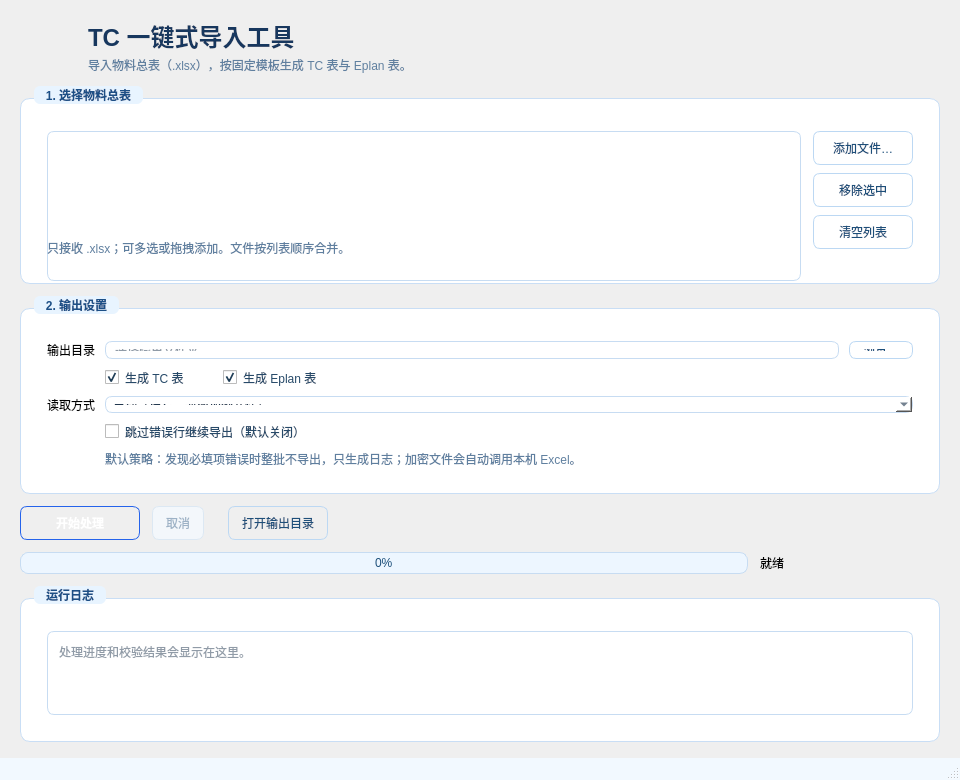
<?xml version="1.0" encoding="UTF-8"?>
<ui version="4.0">
 <class>MainWindow</class>
 <widget class="QMainWindow" name="MainWindow">
  <property name="geometry">
   <rect>
    <x>0</x>
    <y>0</y>
    <width>960</width>
    <height>780</height>
   </rect>
  </property>
  <property name="minimumSize">
   <size>
    <width>800</width>
    <height>620</height>
   </size>
  </property>
  <property name="windowTitle">
   <string>TC 一键式导入工具</string>
  </property>
  <property name="windowIcon">
   <iconset resource="app.qrc">
    <normaloff>:/icons/transIcon.png</normaloff>
    <normalon>:/icons/transIcon.png</normalon>
    <disabledoff>:/icons/transIcon.png</disabledoff>
    <disabledon>:/icons/transIcon.png</disabledon>
    <activeoff>:/icons/transIcon.png</activeoff>
    <activeon>:/icons/transIcon.png</activeon>
    <selectedoff>:/icons/transIcon.png</selectedoff>
    <selectedon>:/icons/transIcon.png</selectedon>:/icons/transIcon.png</iconset>
  </property>
  <property name="styleSheet">
   <string notr="true">QMainWindow {
    background: qlineargradient(x1:0, y1:0, x2:1, y2:1,
        stop:0 #ffffff,
        stop:0.42 #f7fbff,
        stop:1 #d3e7fc);
}
QWidget#centralwidget { background: transparent; }
QGroupBox {
    font-weight: 600;
    border: 1px solid #c9def5;
    border-radius: 10px;
    margin-top: 12px;
    padding: 16px 14px 14px 14px;
    background: #ffffff;
}
QGroupBox::title {
    subcontrol-origin: margin;
    left: 14px;
    padding: 2px 10px;
    color: #1c4f86;
    background-color: #e8f4ff;
    border-radius: 6px;
}
QLineEdit, QListWidget, QPlainTextEdit, QComboBox {
    border: 1px solid #c7dcf2;
    border-radius: 7px;
    padding: 7px;
    background: #ffffff;
    color: #22384f;
    selection-background-color: #cfe6ff;
    selection-color: #17375e;
}
QLineEdit:focus, QListWidget:focus, QPlainTextEdit:focus, QComboBox:focus {
    border: 1px solid #6aa9e8;
}
QComboBox {
    padding-right: 26px;
}
QComboBox QAbstractItemView {
    background: #ffffff;
    border: 1px solid #c7dcf2;
    selection-background-color: #d8ecff;
    selection-color: #17375e;
    outline: none;
}
QPushButton {
    border: 1px solid #bcd8f3;
    border-radius: 7px;
    padding: 7px 13px;
    background: qlineargradient(x1:0, y1:0, x2:0, y2:1,
        stop:0 #ffffff,
        stop:1 #eaf5ff);
    color: #1d4f7a;
}
QPushButton:hover {
    background: qlineargradient(x1:0, y1:0, x2:0, y2:1,
        stop:0 #f8fcff,
        stop:1 #69b4fa);
    border-color: #8fc5f0;
}
QPushButton:pressed {
    background: #cfe6fa;
    border-color: #6aa9e8;
}
QPushButton:disabled {
    color: #9db2c6;
    background: #f3f7fb;
    border-color: #dce8f3;
}
QPushButton#startButton {
    background: qlineargradient(x1:0, y1:0, x2:0, y2:1,
        stop:0 #4c9af5,
        stop:1 #578bfa);
    color: #ffffff;
    border-color: #2563eb;
    font-weight: 600;
}
QPushButton#startButton:hover {
    background: qlineargradient(x1:0, y1:0, x2:0, y2:1,
        stop:0 #66adff,
        stop:1 #3478ed);
}
QPushButton#startButton:pressed { background: #1d4ed8; }
QPushButton#startButton:disabled {
    background: #b7d4f5;
    border-color: #b7d4f5;
    color: #f0f7ff;
}
QProgressBar {
    border: 1px solid #c7dcf2;
    border-radius: 8px;
    height: 20px;
    text-align: center;
    background: #edf6ff;
    color: #1d4f7a;
}
QProgressBar::chunk {
    background: qlineargradient(x1:0, y1:0, x2:1, y2:0,
        stop:0 #8bc3fc,
        stop:1 #2563eb);
    border-radius: 7px;
}
QCheckBox { color: #274a69; spacing: 6px; }
QListWidget::item {
    padding: 4px 6px;
    border-radius: 4px;
}
QListWidget::item:selected {
    background: #d8ecff;
    color: #17375e;
}
QListWidget::item:hover { background: #eef7ff; }
QLabel#titleLabel { color: #17375e; }
QLabel#subtitleLabel, QLabel#inputHintLabel, QLabel#outputHintLabel {
    color: #5f7f9f;
}
QStatusBar {
    background: #f2f9ff;
    color: #4a6b88;
}</string>
  </property>
  <widget class="QWidget" name="centralwidget">
   <layout class="QVBoxLayout" name="rootLayout">
    <property name="spacing">
     <number>12</number>
    </property>
    <property name="leftMargin">
     <number>20</number>
    </property>
    <property name="topMargin">
     <number>18</number>
    </property>
    <property name="rightMargin">
     <number>20</number>
    </property>
    <property name="bottomMargin">
     <number>16</number>
    </property>
    <item>
     <layout class="QHBoxLayout" name="headerLayout">
      <property name="spacing">
       <number>12</number>
      </property>
      <item>
       <widget class="QLabel" name="logoLabel">
        <property name="minimumSize">
         <size>
          <width>56</width>
          <height>56</height>
         </size>
        </property>
        <property name="maximumSize">
         <size>
          <width>56</width>
          <height>56</height>
         </size>
        </property>
        <property name="pixmap">
         <pixmap resource="app.qrc">:/icons/transIcon.png</pixmap>
        </property>
        <property name="scaledContents">
         <bool>true</bool>
        </property>
       </widget>
      </item>
      <item>
       <layout class="QVBoxLayout" name="headerTextLayout">
        <property name="spacing">
         <number>2</number>
        </property>
        <item>
         <widget class="QLabel" name="titleLabel">
          <property name="font">
           <font>
            <pointsize>18</pointsize>
            <bold>true</bold>
           </font>
          </property>
          <property name="text">
           <string>TC 一键式导入工具</string>
          </property>
         </widget>
        </item>
        <item>
         <widget class="QLabel" name="subtitleLabel">
          <property name="text">
           <string>导入物料总表（.xlsx），按固定模板生成 TC 表与 Eplan 表。</string>
          </property>
         </widget>
        </item>
       </layout>
      </item>
      <item>
       <spacer name="headerSpacer">
        <property name="orientation">
         <enum>Qt::Orientation::Horizontal</enum>
        </property>
        <property name="sizeHint" stdset="0">
         <size>
          <width>40</width>
          <height>20</height>
         </size>
        </property>
       </spacer>
      </item>
     </layout>
    </item>
    <item>
     <widget class="QGroupBox" name="inputGroup">
      <property name="sizePolicy">
       <sizepolicy hsizetype="Preferred" vsizetype="Preferred">
        <horstretch>0</horstretch>
        <verstretch>0</verstretch>
       </sizepolicy>
      </property>
      <property name="title">
       <string>1. 选择物料总表</string>
      </property>
      <layout class="QHBoxLayout" name="inputLayout">
       <property name="spacing">
        <number>12</number>
       </property>
       <property name="leftMargin">
        <number>12</number>
       </property>
       <property name="topMargin">
        <number>16</number>
       </property>
       <property name="rightMargin">
        <number>12</number>
       </property>
       <property name="bottomMargin">
        <number>12</number>
       </property>
       <item>
        <layout class="QVBoxLayout" name="inputLeft">
         <item>
          <widget class="QListWidget" name="fileList">
           <property name="minimumSize">
            <size>
             <width>0</width>
             <height>150</height>
            </size>
           </property>
           <property name="toolTip">
            <string>支持一次添加多个 .xlsx 文件，也可以把文件拖到窗口里。</string>
           </property>
           <property name="alternatingRowColors">
            <bool>true</bool>
           </property>
           <property name="selectionMode">
            <enum>QAbstractItemView::SelectionMode::ExtendedSelection</enum>
           </property>
          </widget>
         </item>
         <item>
          <widget class="QLabel" name="inputHintLabel">
           <property name="text">
            <string>只接收 .xlsx；可多选或拖拽添加。文件按列表顺序合并。</string>
           </property>
          </widget>
         </item>
        </layout>
       </item>
       <item>
        <layout class="QVBoxLayout" name="inputButtons">
         <property name="spacing">
          <number>8</number>
         </property>
         <item>
          <widget class="QPushButton" name="addButton">
           <property name="minimumSize">
            <size>
             <width>100</width>
             <height>0</height>
            </size>
           </property>
           <property name="text">
            <string>添加文件…</string>
           </property>
           <property name="icon">
            <iconset resource="app.qrc">
             <normaloff>:/icons/addFile.png</normaloff>:/icons/addFile.png</iconset>
           </property>
           <property name="iconSize">
            <size>
             <width>18</width>
             <height>18</height>
            </size>
           </property>
          </widget>
         </item>
         <item>
          <widget class="QPushButton" name="removeButton">
           <property name="minimumSize">
            <size>
             <width>100</width>
             <height>0</height>
            </size>
           </property>
           <property name="text">
            <string>移除选中</string>
           </property>
           <property name="icon">
            <iconset resource="app.qrc">
             <normaloff>:/icons/removeFile.png</normaloff>:/icons/removeFile.png</iconset>
           </property>
           <property name="iconSize">
            <size>
             <width>18</width>
             <height>18</height>
            </size>
           </property>
          </widget>
         </item>
         <item>
          <widget class="QPushButton" name="clearButton">
           <property name="minimumSize">
            <size>
             <width>100</width>
             <height>0</height>
            </size>
           </property>
           <property name="text">
            <string>清空列表</string>
           </property>
           <property name="icon">
            <iconset resource="app.qrc">
             <normaloff>:/icons/cleanList.png</normaloff>:/icons/cleanList.png</iconset>
           </property>
           <property name="iconSize">
            <size>
             <width>18</width>
             <height>18</height>
            </size>
           </property>
          </widget>
         </item>
         <item>
          <spacer name="inputButtonSpacer">
           <property name="orientation">
            <enum>Qt::Orientation::Vertical</enum>
           </property>
           <property name="sizeHint" stdset="0">
            <size>
             <width>20</width>
             <height>40</height>
            </size>
           </property>
          </spacer>
         </item>
        </layout>
       </item>
      </layout>
     </widget>
    </item>
    <item>
     <widget class="QGroupBox" name="outputGroup">
      <property name="title">
       <string>2. 输出设置</string>
      </property>
      <layout class="QGridLayout" name="outputLayout">
       <property name="leftMargin">
        <number>12</number>
       </property>
       <property name="topMargin">
        <number>16</number>
       </property>
       <property name="rightMargin">
        <number>12</number>
       </property>
       <property name="bottomMargin">
        <number>12</number>
       </property>
       <property name="spacing">
        <number>10</number>
       </property>
       <item row="0" column="0">
        <widget class="QLabel" name="outputLabel">
         <property name="text">
          <string>输出目录</string>
         </property>
        </widget>
       </item>
       <item row="0" column="1">
        <widget class="QLineEdit" name="outputEdit">
         <property name="sizePolicy">
          <sizepolicy hsizetype="Expanding" vsizetype="Preferred">
           <horstretch>1</horstretch>
           <verstretch>0</verstretch>
          </sizepolicy>
         </property>
         <property name="placeholderText">
          <string>选择输出文件夹</string>
         </property>
        </widget>
       </item>
       <item row="0" column="2">
        <widget class="QPushButton" name="browseButton">
         <property name="sizePolicy">
          <sizepolicy hsizetype="Minimum" vsizetype="Preferred">
           <horstretch>0</horstretch>
           <verstretch>0</verstretch>
          </sizepolicy>
         </property>
         <property name="text">
          <string>浏览…</string>
         </property>
         <property name="icon">
          <iconset resource="app.qrc">
           <normaloff>:/icons/openFile.png</normaloff>:/icons/openFile.png</iconset>
         </property>
         <property name="iconSize">
          <size>
           <width>18</width>
           <height>18</height>
          </size>
         </property>
        </widget>
       </item>
       <item row="1" column="1" colspan="2">
        <layout class="QHBoxLayout" name="exportRow">
         <item>
          <widget class="QCheckBox" name="tcCheck">
           <property name="text">
            <string>生成 TC 表</string>
           </property>
           <property name="checked">
            <bool>true</bool>
           </property>
          </widget>
         </item>
         <item>
          <spacer name="exportSpacer">
           <property name="orientation">
            <enum>Qt::Orientation::Horizontal</enum>
           </property>
           <property name="sizeType">
            <enum>QSizePolicy::Policy::Fixed</enum>
           </property>
           <property name="sizeHint" stdset="0">
            <size>
             <width>28</width>
             <height>20</height>
            </size>
           </property>
          </spacer>
         </item>
         <item>
          <widget class="QCheckBox" name="eplanCheck">
           <property name="text">
            <string>生成 Eplan 表</string>
           </property>
           <property name="checked">
            <bool>true</bool>
           </property>
          </widget>
         </item>
         <item>
          <spacer name="exportStretch">
           <property name="orientation">
            <enum>Qt::Orientation::Horizontal</enum>
           </property>
           <property name="sizeHint" stdset="0">
            <size>
             <width>40</width>
             <height>20</height>
            </size>
           </property>
          </spacer>
         </item>
        </layout>
       </item>
       <item row="2" column="0">
        <widget class="QLabel" name="engineLabel">
         <property name="text">
          <string>读取方式</string>
         </property>
        </widget>
       </item>
       <item row="2" column="1" colspan="2">
        <widget class="QComboBox" name="engineCombo">
         <property name="toolTip">
          <string>自动：先用 openpyxl，失败后调用本机 Excel（适合内网加密文件）。Excel 兼容：始终调用本机 Excel。标准：只用 openpyxl。</string>
         </property>
         <item>
          <property name="text">
           <string>自动（推荐，兼容加密文件）</string>
          </property>
         </item>
         <item>
          <property name="text">
           <string>标准（openpyxl,适合无加密文件，读取速度快）</string>
          </property>
         </item>
         <item>
          <property name="text">
           <string>Excel 兼容（调用本机 Excel，加密文件）</string>
          </property>
         </item>
        </widget>
       </item>
       <item row="3" column="1" colspan="2">
        <widget class="QCheckBox" name="skipInvalidCheck">
         <property name="text">
          <string>跳过错误行继续导出（默认关闭）</string>
         </property>
        </widget>
       </item>
       <item row="4" column="1" colspan="2">
        <widget class="QLabel" name="outputHintLabel">
         <property name="text">
          <string>默认策略：发现必填项错误时整批不导出，只生成日志；加密文件会自动调用本机 Excel。</string>
         </property>
        </widget>
       </item>
      </layout>
     </widget>
    </item>
    <item>
     <layout class="QHBoxLayout" name="actionsLayout">
      <item>
       <widget class="QPushButton" name="startButton">
        <property name="minimumSize">
         <size>
          <width>120</width>
          <height>0</height>
         </size>
        </property>
        <property name="text">
         <string>开始处理</string>
        </property>
        <property name="default">
         <bool>true</bool>
        </property>
       </widget>
      </item>
      <item>
       <widget class="QPushButton" name="cancelButton">
        <property name="enabled">
         <bool>false</bool>
        </property>
        <property name="text">
         <string>取消</string>
        </property>
       </widget>
      </item>
      <item>
       <spacer name="actionSpacer">
        <property name="orientation">
         <enum>Qt::Orientation::Horizontal</enum>
        </property>
        <property name="sizeType">
         <enum>QSizePolicy::Policy::Fixed</enum>
        </property>
        <property name="sizeHint" stdset="0">
         <size>
          <width>12</width>
          <height>20</height>
         </size>
        </property>
       </spacer>
      </item>
      <item>
       <widget class="QPushButton" name="openButton">
        <property name="text">
         <string>打开输出目录</string>
        </property>
       </widget>
      </item>
      <item>
       <spacer name="actionStretch">
        <property name="orientation">
         <enum>Qt::Orientation::Horizontal</enum>
        </property>
        <property name="sizeHint" stdset="0">
         <size>
          <width>40</width>
          <height>20</height>
         </size>
        </property>
       </spacer>
      </item>
     </layout>
    </item>
    <item>
     <layout class="QHBoxLayout" name="progressLayout">
      <item>
       <widget class="QProgressBar" name="progressBar">
        <property name="sizePolicy">
         <sizepolicy hsizetype="Expanding" vsizetype="Fixed">
          <horstretch>1</horstretch>
          <verstretch>0</verstretch>
         </sizepolicy>
        </property>
        <property name="minimum">
         <number>0</number>
        </property>
        <property name="maximum">
         <number>100</number>
        </property>
        <property name="value">
         <number>0</number>
        </property>
        <property name="textVisible">
         <bool>true</bool>
        </property>
       </widget>
      </item>
      <item>
       <widget class="QLabel" name="statusLabel">
        <property name="minimumSize">
         <size>
          <width>180</width>
          <height>0</height>
         </size>
        </property>
        <property name="text">
         <string>就绪</string>
        </property>
       </widget>
      </item>
     </layout>
    </item>
    <item>
     <widget class="QGroupBox" name="logGroup">
      <property name="sizePolicy">
       <sizepolicy hsizetype="Preferred" vsizetype="Expanding">
        <horstretch>0</horstretch>
        <verstretch>1</verstretch>
       </sizepolicy>
      </property>
      <property name="title">
       <string>运行日志</string>
      </property>
      <layout class="QVBoxLayout" name="logLayout">
       <property name="leftMargin">
        <number>12</number>
       </property>
       <property name="topMargin">
        <number>16</number>
       </property>
       <property name="rightMargin">
        <number>12</number>
       </property>
       <property name="bottomMargin">
        <number>12</number>
       </property>
       <item>
        <widget class="QPlainTextEdit" name="logEdit">
         <property name="font">
          <font>
           <family>Consolas</family>
           <pointsize>9</pointsize>
          </font>
         </property>
         <property name="readOnly">
          <bool>true</bool>
         </property>
         <property name="placeholderText">
          <string>处理进度和校验结果会显示在这里。</string>
         </property>
        </widget>
       </item>
      </layout>
     </widget>
    </item>
   </layout>
  </widget>
  <widget class="QStatusBar" name="statusbar"/>
 </widget>
 <resources>
  <include location="app.qrc"/>
 </resources>
 <connections/>
</ui>
